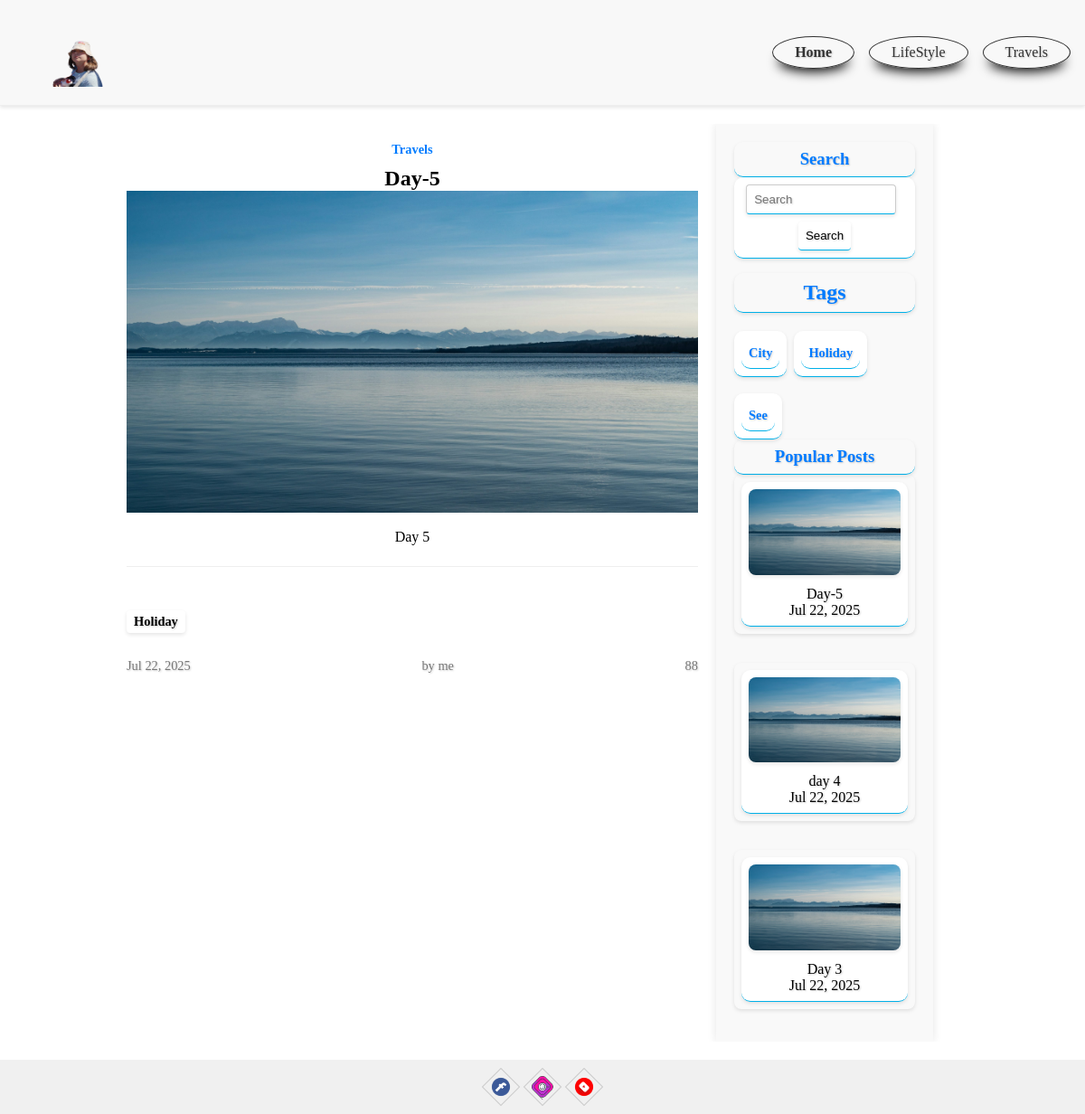
The app's page /post/day-5 with its own data.
### blog/models.py (models this page shows, shortened)
class Category(models.Model):
    title = models.CharField(max_length=150)
    slug = models.SlugField(max_length=150, unique=True, verbose_name="URL")
    class Meta:
        ordering = ["title"]
        verbose_name = "Category"
        verbose_name_plural = "Categories"

class Post(models.Model):
    title = models.CharField(max_length=150)
    slug = models.SlugField(max_length=150, unique=True, verbose_name="URL")
    author = models.CharField(max_length=50)
    content = models.TextField(blank=True)
    created_at = models.DateTimeField(auto_now_add=True)
    photo = models.ImageField(upload_to="photos/%Y/%m/%d/", blank=True)
    views = models.IntegerField(default=0)
    category = models.ForeignKey(Category, on_delete=models.PROTECT, related_name="posts")
    tags = models.ManyToManyField(Tag, blank=True, related_name="posts")
    def get_absolute_url(self):
        return reverse("post", kwargs={"slug": self.slug})
    class Meta:
        ordering = ["-created_at"]
        verbose_name = "Post"
        verbose_name_plural = "Posts"

class Tag(models.Model):
    title = models.CharField(max_length=150)
    slug = models.SlugField(max_length=150, unique=True, verbose_name="URL")
    def get_absolute_url(self):
        return reverse("tag", kwargs={"slug": self.slug})
    class Meta:
        ordering = ["title"]
        verbose_name = "Tag"
        verbose_name_plural = "Tags"

### blog/views.py (the view)
# urls.py: path('post/<str:slug>', GetPost.as_view(), name='post'),
class GetPost(DetailView):
    model = Post
    template_name = 'blog/single.html'
    context_object_name = 'post'
    def get_context_data(self, **kwargs):
        context = super().get_context_data(**kwargs)
        self.object.views = F('views') + 1
        self.object.save()
        self.object.refresh_from_db()
        return context

### blog/templatetags/menu.py (called while the page is built)
@register.inclusion_tag('blog/menu_tpl.html')
def show_menu(menu_class='menu'):
    categories = Category.objects.all()
    return {'categories': categories, 'menu_class': menu_class}

### blog/templatetags/sidebar.py (called while the page is built)
@register.inclusion_tag('blog/popular_posts_tpl.html')
def get_popular_posts(limit=3):
    posts = Post.objects.all().order_by('-views')[:limit]
    return {'posts': posts}

@register.inclusion_tag('blog/tags_tpl.html')
def show_tags():
    tags = Tag.objects.all()
    return {'tags': tags}

### blog/templates/blog/single.html (shortened to what this page needs)
{% extends 'base.html' %}
{% load static %}
{% load sidebar %}
{% block content %}
<div class="container">
    <div class="main-content">
        <div class="blog-post">
            <div class="blog-post__category">
                <a href="{% url 'categories' post.category.slug %}">{{ post.category.title }}</a>
            </div>
            <h2>{{ post.title }}</h2>
            <div class="blog-post__img">
                <img src="{{ post.photo.url }}" alt="foto">
            </div>
            <p>{{ post.content }}</p>
        </div>
        <br>
        {% if post.tags.all %}
        <ul class="blog-post__tags">
            {% for tag in post.tags.all %}
            <li><a href="{{ tag.get_absolute_url }}">{{ tag.title }}</a></li>
            {% endfor %}
        </ul>
        {% endif %}
        <br>
        <div class="blog-post__meta">
        <span class="blog-post__date">
            {{ post.created_at|date:"M d, Y" }}
        </span>
            <br>
            <span class="blog-post__author">
            {{ post.author }}
        </span>
            <br>
            <span class="blog-post__views">
            {{ post.views }}
        </span>
        </div>
    </div>
    <div class="sidebar">
        {% include 'search.html' %}
        {% show_tags %}
        {% get_popular_posts %}
    </div>
</div>
{% endblock content %}

### blog/templates/blog/menu_tpl.html
<div class="{{ menu_class }}">
    <ul class="navbar-links">
        <li><a href="{% url 'home' %}" aria-current="page">Home</a></li>
        {% for category in categories %}
        <li><a href="{% url 'categories' category.slug %}">{{ category.title }}</a></li>
        {% endfor %}
    </ul>
</div>

### blog/templates/blog/tags_tpl.html
<div class="blog-post__title">
    <h2>Tags</h2>
</div>
<div class="blog-post__tags">
    {% for tag in tags %}
    <p><a href="{{ tag.get_absolute_url }}">{{ tag.title }}</a></p>
    {% endfor %}
</div>

### blog/templates/blog/popular_posts_tpl.html
<div class="popular-posts__title">
    <h3>Popular Posts</h3>
</div>
<ul class="popular-posts">
    {% for post in posts %}
    {% if post.photo %}
    <li>
        <a href="{{ post.get_absolute_url }}">
            <img src="{{ post.photo.url }}" alt="foto">
            {% endif %}
            <p >{{ post.title }}</p>
            <p>{{ post.created_at|date:"M d, Y" }}</p>
        </a>
    </li>
    {% endfor %}
</ul>

### records on screen
Category: title "LifeStyle"
Category: title "Travels"
Post: category "Travels", title "Day-5", photo (picture), content "Day 5", created_at "Jul 22, 2025", author "by me", views "88"
Tag: title "Holiday"
Tag: title "City"
Tag: title "See"
Post: photo (picture), title "day 4", created_at "Jul 22, 2025"
Post: photo (picture), title "Day 3", created_at "Jul 22, 2025"
